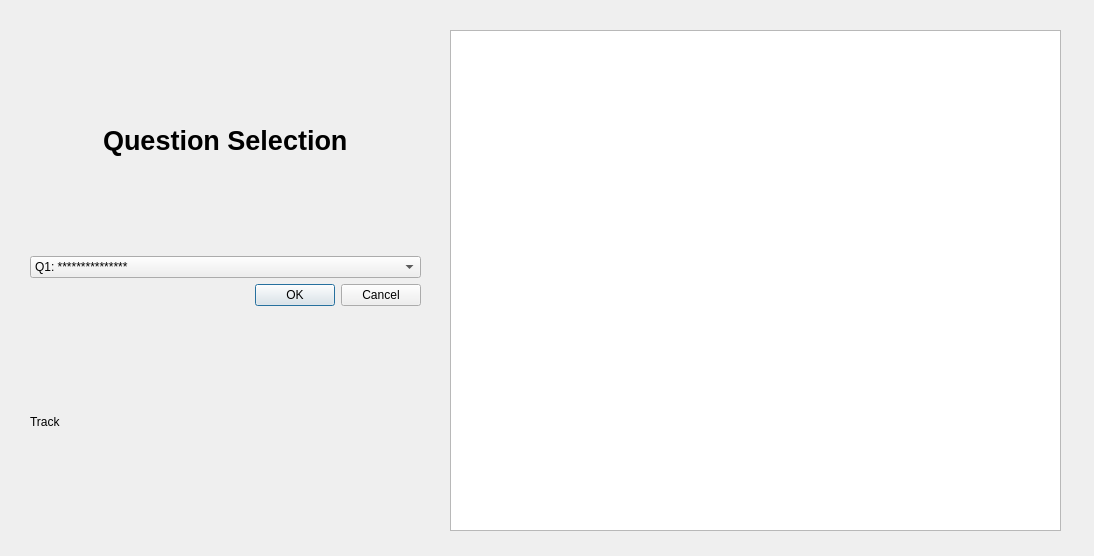
<?xml version="1.0" encoding="UTF-8"?>
<ui version="4.0">
 <class>Dialog</class>
 <widget class="QDialog" name="Dialog">
  <property name="geometry">
   <rect>
    <x>0</x>
    <y>0</y>
    <width>1094</width>
    <height>556</height>
   </rect>
  </property>
  <property name="windowTitle">
   <string>Dialog</string>
  </property>
  <widget class="QWidget" name="verticalLayoutWidget">
   <property name="geometry">
    <rect>
     <x>30</x>
     <y>30</y>
     <width>391</width>
     <height>501</height>
    </rect>
   </property>
   <layout class="QVBoxLayout" name="verticalLayout">
    <item alignment="Qt::AlignHCenter">
     <widget class="QLabel" name="label">
      <property name="font">
       <font>
        <pointsize>20</pointsize>
        <weight>75</weight>
        <bold>true</bold>
       </font>
      </property>
      <property name="text">
       <string>Question Selection</string>
      </property>
     </widget>
    </item>
    <item>
     <widget class="QComboBox" name="qestSelection">
      <item>
       <property name="text">
        <string>Q1: ***************</string>
       </property>
      </item>
      <item>
       <property name="text">
        <string>Q2: ###########</string>
       </property>
      </item>
     </widget>
    </item>
    <item>
     <widget class="QDialogButtonBox" name="questConfirm">
      <property name="standardButtons">
       <set>QDialogButtonBox::Cancel|QDialogButtonBox::Ok</set>
      </property>
     </widget>
    </item>
    <item>
     <widget class="QLabel" name="track_label">
      <property name="text">
       <string>Track</string>
      </property>
     </widget>
    </item>
   </layout>
  </widget>
  <widget class="PlotWidget" name="graphicsView">
   <property name="geometry">
    <rect>
     <x>450</x>
     <y>30</y>
     <width>611</width>
     <height>501</height>
    </rect>
   </property>
  </widget>
 </widget>
 <customwidgets>
  <customwidget>
   <class>PlotWidget</class>
   <extends>QGraphicsView</extends>
   <header>pyqtgraph</header>
  </customwidget>
 </customwidgets>
 <resources/>
 <connections/>
</ui>
